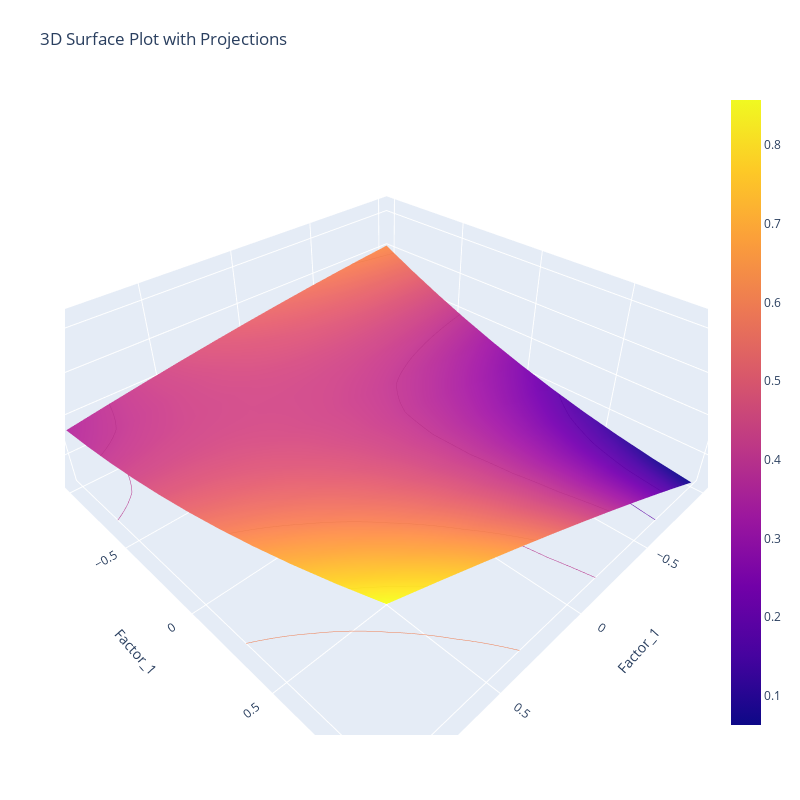

This figure's notebook cell:
### Code cell
import plotly.graph_objects as go
import numpy as np
import pandas as pd

# Assuming Resp_surf2 is your DataFrame

# Create coordinate arrays for the x and y values
X, Y = np.meshgrid(Resp_surf_ffact2.columns.astype(float), Resp_surf_ffact2.index.astype(float))

# Get the z values from the DataFrame
Z = Resp_surf_ffact2.values

# Create a Plotly 3D surface plot
fig = go.Figure(data=[go.Surface(z=Z, x=X, y=Y, contours_z=dict(
    show=True, usecolormap=True, highlightcolor="limegreen", project_z=True))])

# Update the layout
fig.update_layout(
    title='3D Surface Plot with Projections',
    scene=dict(
        xaxis_title='Factor_1',
        yaxis_title='Factor_1',
        zaxis_title='Intensity'
    ),
    autosize=False,
    width=800,
    height=800,
    margin=dict(l=65, r=50, b=65, t=90)
)

# Show the plot
fig.show()

### Figure 1 — Plotly figure (JSON) as saved in the notebook; plotly's stock layout.template omitted (floating-point values rounded to 4 significant figures)
{"data": [{"contours": {"z": {"highlightcolor": "limegreen", "project": {"z": true}, "show": true, "usecolormap": true}}, "type": "surface", "x": [[-1, -0.8, -0.6, -0.4, -0.2, 0, 0.2, 0.4, 0.6, 0.8, 1], [-1, -0.8, -0.6, -0.4, -0.2, 0, 0.2, 0.4, 0.6, 0.8, 1], [-1, -0.8, -0.6, -0.4, -0.2, 0, 0.2, 0.4, 0.6, 0.8, 1], [-1, -0.8, -0.6, -0.4, -0.2, 0, 0.2, 0.4, 0.6, 0.8, 1], [-1, -0.8, -0.6, -0.4, -0.2, 0, 0.2, 0.4, 0.6, 0.8, 1], [-1, -0.8, -0.6, -0.4, -0.2, 0, 0.2, 0.4, 0.6, 0.8, 1], [-1, -0.8, -0.6, -0.4, -0.2, 0, 0.2, 0.4, 0.6, 0.8, 1], [-1, -0.8, -0.6, -0.4, -0.2, 0, 0.2, 0.4, 0.6, 0.8, 1], [-1, -0.8, -0.6, -0.4, -0.2, 0, 0.2, 0.4, 0.6, 0.8, 1], [-1, -0.8, -0.6, -0.4, -0.2, 0, 0.2, 0.4, 0.6, 0.8, 1], [-1, -0.8, -0.6, -0.4, -0.2, 0, 0.2, 0.4, 0.6, 0.8, 1]], "y": [[-1, -1, -1, -1, -1, -1, -1, -1, -1, -1, -1], [-0.8, -0.8, -0.8, -0.8, -0.8, -0.8, -0.8, -0.8, -0.8, -0.8, -0.8], [-0.6, -0.6, -0.6, -0.6, -0.6, -0.6, -0.6, -0.6, -0.6, -0.6, -0.6], [-0.4, -0.4, -0.4, -0.4, -0.4, -0.4, -0.4, -0.4, -0.4, -0.4, -0.4], [-0.2, -0.2, -0.2, -0.2, -0.2, -0.2, -0.2, -0.2, -0.2, -0.2, -0.2], [0, 0, 0, 0, 0, 0, 0, 0, 0, 0, 0], [0.2, 0.2, 0.2, 0.2, 0.2, 0.2, 0.2, 0.2, 0.2, 0.2, 0.2], [0.4, 0.4, 0.4, 0.4, 0.4, 0.4, 0.4, 0.4, 0.4, 0.4, 0.4], [0.6, 0.6, 0.6, 0.6, 0.6, 0.6, 0.6, 0.6, 0.6, 0.6, 0.6], [0.8, 0.8, 0.8, 0.8, 0.8, 0.8, 0.8, 0.8, 0.8, 0.8, 0.8], [1, 1, 1, 1, 1, 1, 1, 1, 1, 1, 1]], "z": [[0.626, 0.6071, 0.5867, 0.5646, 0.5408, 0.5154, 0.4884, 0.4598, 0.4295, 0.3975, 0.3639], [0.5403, 0.532, 0.5221, 0.5106, 0.4974, 0.4826, 0.4662, 0.4481, 0.4284, 0.407, 0.384], [0.4612, 0.4635, 0.4641, 0.4632, 0.4606, 0.4563, 0.4505, 0.4429, 0.4338, 0.423, 0.4105], [0.3885, 0.4014, 0.4127, 0.4223, 0.4302, 0.4366, 0.4413, 0.4443, 0.4457, 0.4455, 0.4436], [0.3224, 0.3459, 0.3677, 0.3879, 0.4064, 0.4233, 0.4386, 0.4522, 0.4642, 0.4745, 0.4832], [0.2628, 0.2968, 0.3292, 0.36, 0.3891, 0.4166, 0.4424, 0.4666, 0.4891, 0.51, 0.5293], [0.2097, 0.2543, 0.2973, 0.3386, 0.3783, 0.4163, 0.4527, 0.4875, 0.5206, 0.5521, 0.5819], [0.1632, 0.2183, 0.2719, 0.3237, 0.374, 0.4226, 0.4696, 0.5149, 0.5586, 0.6007, 0.6411], [0.1231, 0.1888, 0.2529, 0.3154, 0.3762, 0.4354, 0.4929, 0.5489, 0.6031, 0.6557, 0.7067], [0.08956, 0.1659, 0.2405, 0.3136, 0.385, 0.4547, 0.5228, 0.5893, 0.6541, 0.7173, 0.7789], [0.06254, 0.1494, 0.2347, 0.3183, 0.4002, 0.4805, 0.5592, 0.6363, 0.7117, 0.7854, 0.8576]]}], "layout": {"autosize": false, "height": 800, "margin": {"b": 65, "l": 65, "r": 50, "t": 90}, "scene": {"xaxis": {"title": {"text": "Factor_1"}}, "yaxis": {"title": {"text": "Factor_1"}}, "zaxis": {"title": {"text": "Intensity"}}}, "title": {"text": "3D Surface Plot with Projections"}, "width": 800}}
